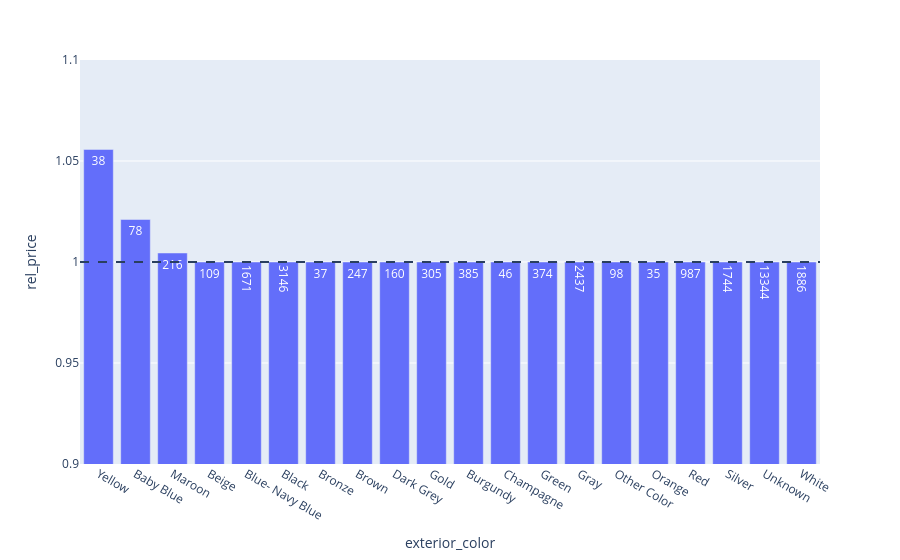

Write notebook code for a chart like this one.
### Code cell
g = ["make", "model", "year"]

df = CarsClean[CarsClean.groupby(g).price.transform("size") >= 5].copy()
df["rel_price"] = df.price / df.groupby(g).price.transform("median")

c = df.groupby("exterior_color").agg(rel_price=("rel_price", "median"), n=("rel_price", "count")).reset_index()
c = c[c.n >= 30]   
px.bar(c.sort_values("rel_price", ascending=False), x="exterior_color", y="rel_price", text="n"
      ).add_hline(y=1, line_dash="dash").update_yaxes(range=[0.9, 1.1]).show()

### Figure 1 — Plotly figure (JSON) as saved in the notebook; plotly's stock layout.template omitted (floating-point values rounded to 4 significant figures)
{"data": [{"hovertemplate": "exterior_color=%{x}<br>rel_price=%{y}<br>n=%{text}<extra></extra>", "legendgroup": "", "marker": {"color": "#636efa", "pattern": {"shape": ""}}, "name": "", "orientation": "v", "showlegend": false, "text": [38.0, 78.0, 216.0, 109.0, 1671.0, 3146.0, 37.0, 247.0, 160.0, 305.0, 385.0, 46.0, 374.0, 2437.0, 98.0, 35.0, 987.0, 1744.0, 13340.0, 1886.0], "textposition": "auto", "type": "bar", "x": ["Yellow", "Baby Blue", "Maroon", "Beige", "Blue- Navy Blue", "Black", "Bronze", "Brown", "Dark Grey", "Gold", "Burgundy", "Champagne", "Green", "Gray", "Other Color", "Orange", "Red", "Silver", "Unknown", "White"], "xaxis": "x", "y": [1.056, 1.021, 1.004, 1.0, 1.0, 1.0, 1.0, 1.0, 1.0, 1.0, 1.0, 1.0, 1.0, 1.0, 1.0, 1.0, 1.0, 1.0, 1.0, 1.0], "yaxis": "y"}], "layout": {"barmode": "relative", "legend": {"tracegroupgap": 0}, "margin": {"t": 60}, "shapes": [{"line": {"dash": "dash"}, "type": "line", "x0": 0, "x1": 1, "xref": "x domain", "y0": 1, "y1": 1, "yref": "y"}], "xaxis": {"anchor": "y", "domain": [0, 1], "title": {"text": "exterior_color"}}, "yaxis": {"anchor": "x", "domain": [0, 1], "range": [0.9, 1.1], "title": {"text": "rel_price"}}}}
